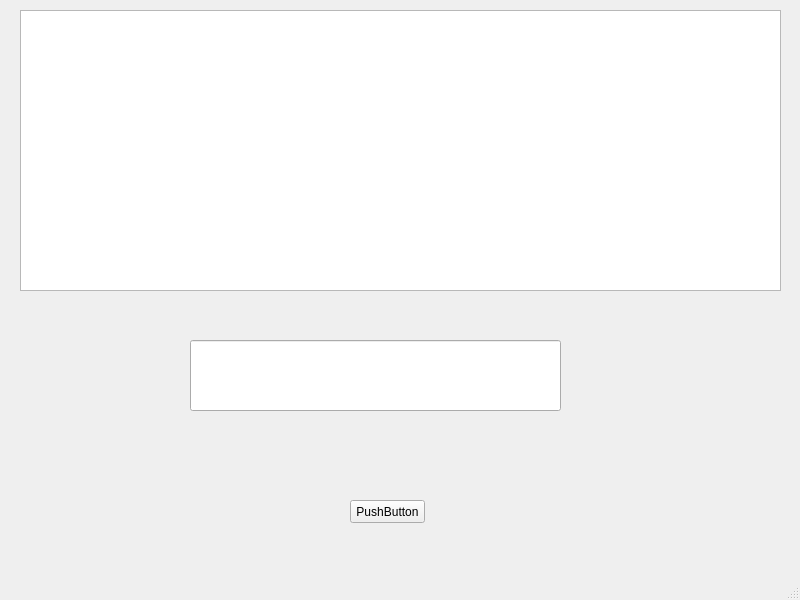
<?xml version="1.0" encoding="UTF-8"?>
<ui version="4.0">
 <class>MainWindow</class>
 <widget class="QMainWindow" name="MainWindow">
  <property name="geometry">
   <rect>
    <x>0</x>
    <y>0</y>
    <width>800</width>
    <height>600</height>
   </rect>
  </property>
  <property name="windowTitle">
   <string>MainWindow</string>
  </property>
  <widget class="QWidget" name="centralwidget">
   <widget class="QPushButton" name="pushButton">
    <property name="geometry">
     <rect>
      <x>350</x>
      <y>500</y>
      <width>75</width>
      <height>23</height>
     </rect>
    </property>
    <property name="text">
     <string>PushButton</string>
    </property>
   </widget>
   <widget class="QListWidget" name="listWidget">
    <property name="geometry">
     <rect>
      <x>20</x>
      <y>10</y>
      <width>761</width>
      <height>281</height>
     </rect>
    </property>
   </widget>
   <widget class="QLineEdit" name="lineEdit">
    <property name="geometry">
     <rect>
      <x>190</x>
      <y>340</y>
      <width>371</width>
      <height>71</height>
     </rect>
    </property>
   </widget>
  </widget>
  <widget class="QMenuBar" name="menubar">
   <property name="geometry">
    <rect>
     <x>0</x>
     <y>0</y>
     <width>800</width>
     <height>21</height>
    </rect>
   </property>
  </widget>
  <widget class="QStatusBar" name="statusbar"/>
 </widget>
 <resources/>
 <connections/>
</ui>
